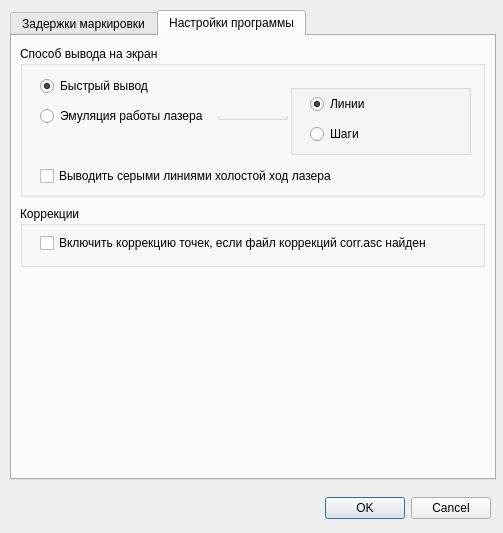
<?xml version="1.0" encoding="UTF-8"?>
<ui version="4.0">
 <class>OptionsDialog</class>
 <widget class="QDialog" name="OptionsDialog">
  <property name="geometry">
   <rect>
    <x>0</x>
    <y>0</y>
    <width>503</width>
    <height>533</height>
   </rect>
  </property>
  <property name="windowTitle">
   <string>Настройки</string>
  </property>
  <widget class="QDialogButtonBox" name="buttonBox">
   <property name="geometry">
    <rect>
     <x>290</x>
     <y>494</y>
     <width>201</width>
     <height>28</height>
    </rect>
   </property>
   <property name="orientation">
    <enum>Qt::Horizontal</enum>
   </property>
   <property name="standardButtons">
    <set>QDialogButtonBox::Cancel|QDialogButtonBox::Ok</set>
   </property>
  </widget>
  <widget class="QTabWidget" name="tabWidget">
   <property name="geometry">
    <rect>
     <x>10</x>
     <y>10</y>
     <width>486</width>
     <height>470</height>
    </rect>
   </property>
   <property name="minimumSize">
    <size>
     <width>486</width>
     <height>470</height>
    </size>
   </property>
   <property name="currentIndex">
    <number>1</number>
   </property>
   <widget class="QWidget" name="tab1">
    <attribute name="title">
     <string>Задержки маркировки</string>
    </attribute>
    <widget class="QGroupBox" name="groupBox">
     <property name="geometry">
      <rect>
       <x>10</x>
       <y>10</y>
       <width>461</width>
       <height>92</height>
      </rect>
     </property>
     <property name="title">
      <string>Шаг прорисовки изображения</string>
     </property>
     <widget class="QLabel" name="label">
      <property name="geometry">
       <rect>
        <x>20</x>
        <y>29</y>
        <width>251</width>
        <height>16</height>
       </rect>
      </property>
      <property name="text">
       <string>Элементарный ход ЦАПа. Лазер включен</string>
      </property>
     </widget>
     <widget class="QSpinBox" name="spinBoxDXYLaserOn">
      <property name="geometry">
       <rect>
        <x>385</x>
        <y>23</y>
        <width>61</width>
        <height>22</height>
       </rect>
      </property>
      <property name="maximum">
       <number>10000</number>
      </property>
     </widget>
     <widget class="QLabel" name="label_2">
      <property name="geometry">
       <rect>
        <x>20</x>
        <y>56</y>
        <width>261</width>
        <height>16</height>
       </rect>
      </property>
      <property name="text">
       <string>Элементарный ход ЦАПа. Лазер выключен</string>
      </property>
     </widget>
     <widget class="QSpinBox" name="spinBoxDXYLaserOff">
      <property name="geometry">
       <rect>
        <x>385</x>
        <y>50</y>
        <width>61</width>
        <height>22</height>
       </rect>
      </property>
      <property name="maximum">
       <number>20000</number>
      </property>
     </widget>
    </widget>
    <widget class="QGroupBox" name="groupBox_2">
     <property name="geometry">
      <rect>
       <x>10</x>
       <y>110</y>
       <width>461</width>
       <height>224</height>
      </rect>
     </property>
     <property name="title">
      <string>Задержки вывода изображения</string>
     </property>
     <widget class="QLabel" name="label_3">
      <property name="geometry">
       <rect>
        <x>20</x>
        <y>30</y>
        <width>261</width>
        <height>16</height>
       </rect>
      </property>
      <property name="text">
       <string>Задержка на вывод одной точки (dot delay)</string>
      </property>
     </widget>
     <widget class="QSpinBox" name="spinBoxPointDelay">
      <property name="geometry">
       <rect>
        <x>385</x>
        <y>25</y>
        <width>61</width>
        <height>22</height>
       </rect>
      </property>
      <property name="maximum">
       <number>10000</number>
      </property>
     </widget>
     <widget class="QLabel" name="label_4">
      <property name="geometry">
       <rect>
        <x>20</x>
        <y>57</y>
        <width>261</width>
        <height>16</height>
       </rect>
      </property>
      <property name="text">
       <string>Задержка вектора маркировки (mark delay)</string>
      </property>
     </widget>
     <widget class="QSpinBox" name="spinBox_4">
      <property name="enabled">
       <bool>false</bool>
      </property>
      <property name="geometry">
       <rect>
        <x>385</x>
        <y>52</y>
        <width>61</width>
        <height>22</height>
       </rect>
      </property>
     </widget>
     <widget class="QLabel" name="label_5">
      <property name="geometry">
       <rect>
        <x>20</x>
        <y>84</y>
        <width>331</width>
        <height>16</height>
       </rect>
      </property>
      <property name="text">
       <string>Задержка между векторами маркировки (polygon delay)</string>
      </property>
     </widget>
     <widget class="QSpinBox" name="spinBox_5">
      <property name="enabled">
       <bool>false</bool>
      </property>
      <property name="geometry">
       <rect>
        <x>385</x>
        <y>79</y>
        <width>61</width>
        <height>22</height>
       </rect>
      </property>
     </widget>
     <widget class="QSpinBox" name="spinBox_6">
      <property name="enabled">
       <bool>false</bool>
      </property>
      <property name="geometry">
       <rect>
        <x>385</x>
        <y>106</y>
        <width>61</width>
        <height>22</height>
       </rect>
      </property>
     </widget>
     <widget class="QLabel" name="label_6">
      <property name="geometry">
       <rect>
        <x>20</x>
        <y>111</y>
        <width>331</width>
        <height>16</height>
       </rect>
      </property>
      <property name="text">
       <string>Задержка в конце перехода (jump delay)</string>
      </property>
     </widget>
     <widget class="QLabel" name="label_7">
      <property name="geometry">
       <rect>
        <x>20</x>
        <y>138</y>
        <width>271</width>
        <height>16</height>
       </rect>
      </property>
      <property name="text">
       <string>Задержка в конце перехода (min jump delay)</string>
      </property>
     </widget>
     <widget class="QSpinBox" name="spinBox_7">
      <property name="enabled">
       <bool>false</bool>
      </property>
      <property name="geometry">
       <rect>
        <x>385</x>
        <y>133</y>
        <width>61</width>
        <height>22</height>
       </rect>
      </property>
     </widget>
     <widget class="QLabel" name="label_8">
      <property name="geometry">
       <rect>
        <x>20</x>
        <y>165</y>
        <width>271</width>
        <height>16</height>
       </rect>
      </property>
      <property name="text">
       <string>Задержка включения лазера (laser on delay)</string>
      </property>
     </widget>
     <widget class="QSpinBox" name="spinBoxLaserOnDelay">
      <property name="geometry">
       <rect>
        <x>385</x>
        <y>160</y>
        <width>61</width>
        <height>22</height>
       </rect>
      </property>
      <property name="maximum">
       <number>1000</number>
      </property>
     </widget>
     <widget class="QLabel" name="label_9">
      <property name="geometry">
       <rect>
        <x>20</x>
        <y>192</y>
        <width>281</width>
        <height>16</height>
       </rect>
      </property>
      <property name="text">
       <string>Задержка выключения лазера (laser off delay)</string>
      </property>
     </widget>
     <widget class="QSpinBox" name="spinBoxLaserOffDelay">
      <property name="geometry">
       <rect>
        <x>385</x>
        <y>187</y>
        <width>61</width>
        <height>22</height>
       </rect>
      </property>
      <property name="maximum">
       <number>1000</number>
      </property>
     </widget>
    </widget>
    <widget class="QGroupBox" name="groupBox_3">
     <property name="geometry">
      <rect>
       <x>10</x>
       <y>343</y>
       <width>461</width>
       <height>86</height>
      </rect>
     </property>
     <property name="title">
      <string>Q-SW</string>
     </property>
     <widget class="QSpinBox" name="spinBoxQSWPeriod">
      <property name="geometry">
       <rect>
        <x>385</x>
        <y>22</y>
        <width>61</width>
        <height>22</height>
       </rect>
      </property>
      <property name="maximum">
       <number>1000</number>
      </property>
     </widget>
     <widget class="QLabel" name="label_10">
      <property name="geometry">
       <rect>
        <x>20</x>
        <y>27</y>
        <width>281</width>
        <height>16</height>
       </rect>
      </property>
      <property name="text">
       <string>Период Q-SW (мкс)</string>
      </property>
     </widget>
     <widget class="QLabel" name="label_11">
      <property name="geometry">
       <rect>
        <x>20</x>
        <y>54</y>
        <width>281</width>
        <height>16</height>
       </rect>
      </property>
      <property name="text">
       <string>Длительность Q-SW (мкс)</string>
      </property>
     </widget>
     <widget class="QSpinBox" name="spinBoxQSWDuration">
      <property name="geometry">
       <rect>
        <x>385</x>
        <y>49</y>
        <width>61</width>
        <height>22</height>
       </rect>
      </property>
      <property name="maximum">
       <number>1000</number>
      </property>
     </widget>
    </widget>
   </widget>
   <widget class="QWidget" name="tab2">
    <property name="layoutDirection">
     <enum>Qt::RightToLeft</enum>
    </property>
    <attribute name="title">
     <string>Настройки программы</string>
    </attribute>
    <widget class="QGroupBox" name="groupScreenOutputWay">
     <property name="geometry">
      <rect>
       <x>8</x>
       <y>10</y>
       <width>465</width>
       <height>151</height>
      </rect>
     </property>
     <property name="layoutDirection">
      <enum>Qt::LeftToRight</enum>
     </property>
     <property name="title">
      <string>Способ вывода на экран</string>
     </property>
     <widget class="QRadioButton" name="radioFastDraw">
      <property name="geometry">
       <rect>
        <x>20</x>
        <y>30</y>
        <width>181</width>
        <height>20</height>
       </rect>
      </property>
      <property name="text">
       <string>Быстрый вывод</string>
      </property>
      <property name="checked">
       <bool>true</bool>
      </property>
     </widget>
     <widget class="QRadioButton" name="radioLaserEmulation">
      <property name="geometry">
       <rect>
        <x>20</x>
        <y>60</y>
        <width>181</width>
        <height>20</height>
       </rect>
      </property>
      <property name="text">
       <string>Эмуляция работы лазера</string>
      </property>
     </widget>
     <widget class="QGroupBox" name="groupLaserEmulationWay">
      <property name="geometry">
       <rect>
        <x>270</x>
        <y>38</y>
        <width>181</width>
        <height>71</height>
       </rect>
      </property>
      <property name="title">
       <string/>
      </property>
      <widget class="QRadioButton" name="radioSteps">
       <property name="geometry">
        <rect>
         <x>20</x>
         <y>40</y>
         <width>61</width>
         <height>20</height>
        </rect>
       </property>
       <property name="text">
        <string>Шаги</string>
       </property>
      </widget>
      <widget class="QRadioButton" name="radioLines">
       <property name="geometry">
        <rect>
         <x>20</x>
         <y>10</y>
         <width>61</width>
         <height>20</height>
        </rect>
       </property>
       <property name="layoutDirection">
        <enum>Qt::LeftToRight</enum>
       </property>
       <property name="text">
        <string>Линии</string>
       </property>
       <property name="checked">
        <bool>true</bool>
       </property>
      </widget>
     </widget>
     <widget class="QGroupBox" name="groupBox_6">
      <property name="geometry">
       <rect>
        <x>197</x>
        <y>70</y>
        <width>71</width>
        <height>4</height>
       </rect>
      </property>
      <property name="title">
       <string/>
      </property>
     </widget>
     <widget class="QCheckBox" name="checkBoxDrawIdleMotion">
      <property name="geometry">
       <rect>
        <x>20</x>
        <y>120</y>
        <width>311</width>
        <height>20</height>
       </rect>
      </property>
      <property name="text">
       <string>Выводить серыми линиями холостой ход лазера</string>
      </property>
     </widget>
    </widget>
    <widget class="QGroupBox" name="groupScreenOutputWay_2">
     <property name="geometry">
      <rect>
       <x>8</x>
       <y>170</y>
       <width>465</width>
       <height>61</height>
      </rect>
     </property>
     <property name="layoutDirection">
      <enum>Qt::LeftToRight</enum>
     </property>
     <property name="title">
      <string>Коррекции</string>
     </property>
     <widget class="QCheckBox" name="checkCorrTurnOn">
      <property name="geometry">
       <rect>
        <x>20</x>
        <y>27</y>
        <width>421</width>
        <height>20</height>
       </rect>
      </property>
      <property name="text">
       <string>Включить коррекцию точек, если файл коррекций corr.asc найден</string>
      </property>
     </widget>
    </widget>
   </widget>
  </widget>
 </widget>
 <tabstops>
  <tabstop>tabWidget</tabstop>
  <tabstop>spinBoxDXYLaserOn</tabstop>
  <tabstop>spinBoxDXYLaserOff</tabstop>
  <tabstop>spinBoxPointDelay</tabstop>
  <tabstop>spinBox_4</tabstop>
  <tabstop>spinBox_5</tabstop>
  <tabstop>spinBox_6</tabstop>
  <tabstop>spinBox_7</tabstop>
  <tabstop>spinBoxLaserOnDelay</tabstop>
  <tabstop>spinBoxLaserOffDelay</tabstop>
  <tabstop>spinBoxQSWPeriod</tabstop>
  <tabstop>spinBoxQSWDuration</tabstop>
  <tabstop>radioFastDraw</tabstop>
  <tabstop>radioLaserEmulation</tabstop>
  <tabstop>radioLines</tabstop>
  <tabstop>radioSteps</tabstop>
  <tabstop>checkBoxDrawIdleMotion</tabstop>
  <tabstop>checkCorrTurnOn</tabstop>
  <tabstop>buttonBox</tabstop>
 </tabstops>
 <resources/>
 <connections/>
</ui>
